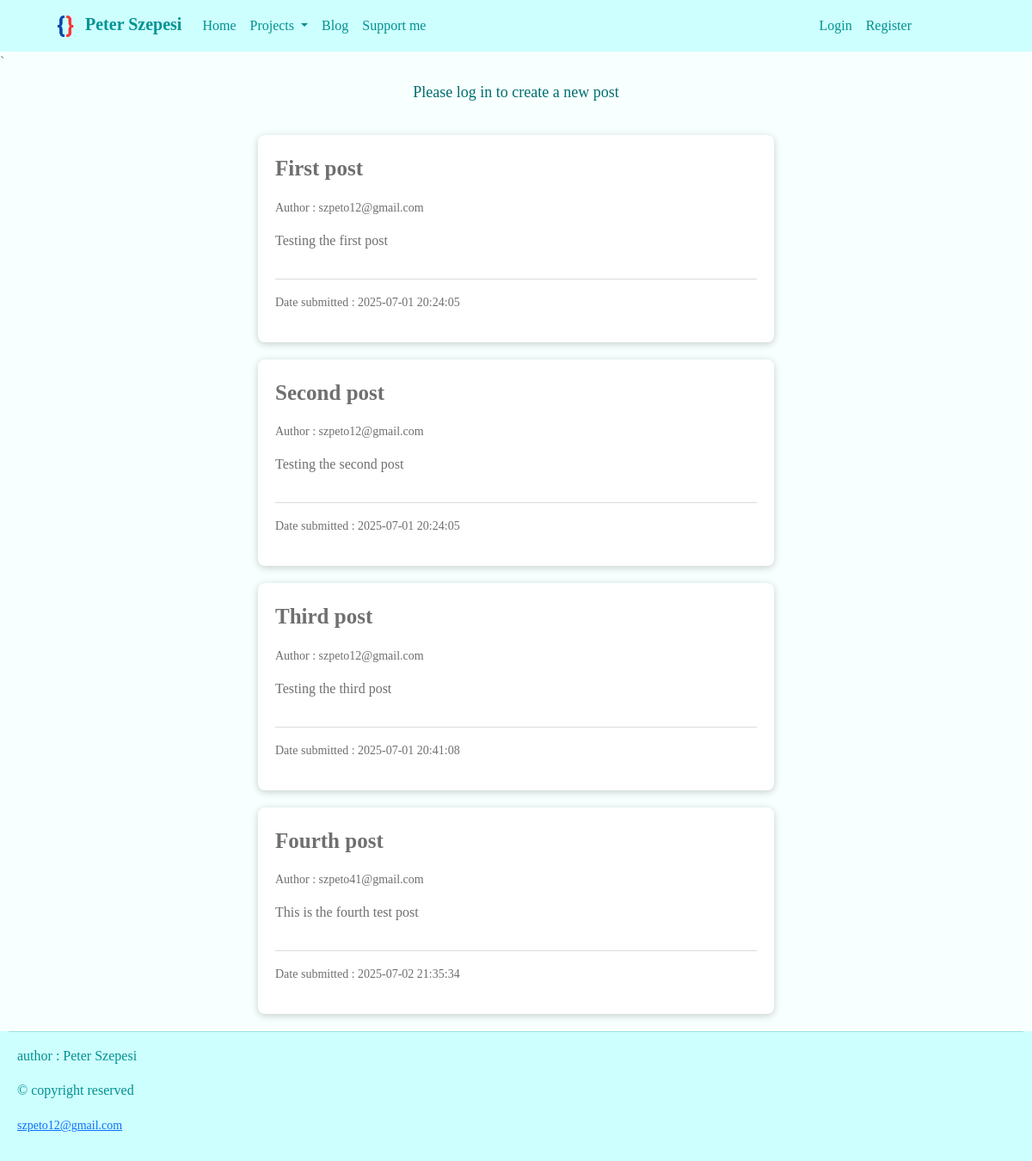
/blog, run on an earlier commit of the app's database.
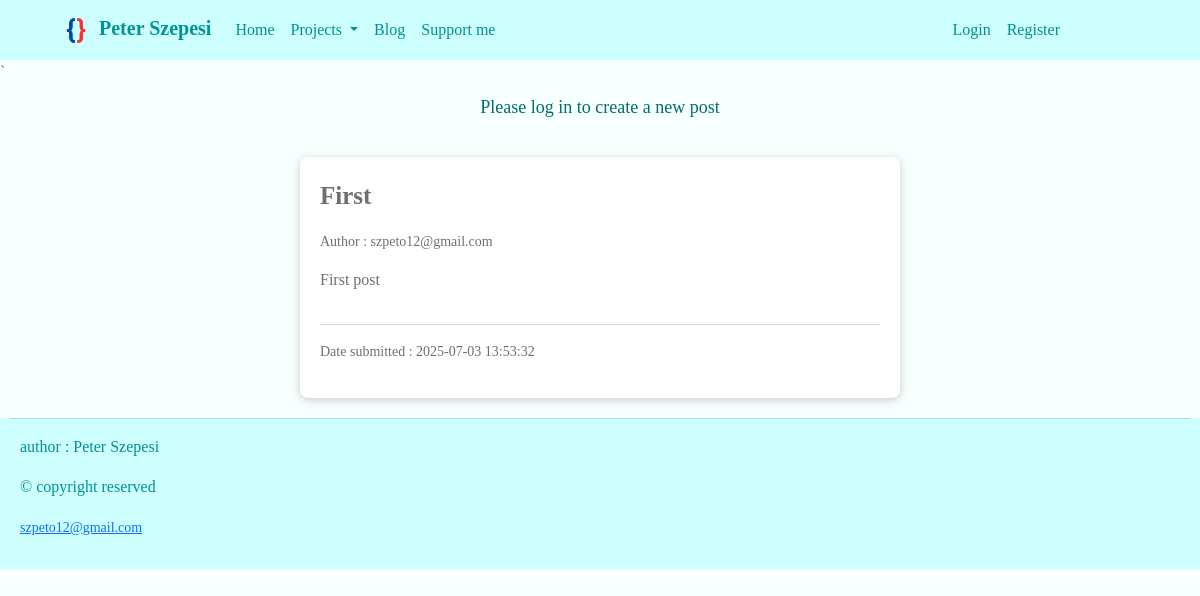
And on a later commit of the database.
### db_models.py (models this page shows, shortened)
class Post(db.Model):
    id = db.Column(db.Integer, primary_key=True, autoincrement=True)
    date_posted = db.Column(db.String(22), nullable=False,
                            default=datetime.datetime.now().strftime("%Y-%m-%d %H:%M:%S"))
    content = db.Column(db.Text, nullable=False)
    title = db.Column(db.String(100), nullable=False)
    user_id = db.Column(db.Integer, db.ForeignKey("user.id"), nullable=False)

class User(db.Model, UserMixin):
    id = db.Column(db.Integer, primary_key=True, autoincrement=True)
    email_username = db.Column(db.String(50), nullable=False, unique=True)
    password = db.Column(db.String(60), nullable=False)
    image_file = db.Column(db.String(20), nullable=False, default="Default - user.jpg")
    posts = db.relationship("Post", backref="user", lazy=True)

### routes.py (the view)
@app.route("/blog", methods=["GET", "POST"])
def blog():
    posts = Post.query.all()
    return render_template("blog.html", title="Blog", posts=posts,
                           current_user=current_user)

### templates/blog.html (shortened to what this page needs)
{% extends "base.html" %}
{% block body %}
    {% if current_user.is_authenticated %}
        <div class="base-container-centered-content">
            <a class="create-post-button" href="{{ url_for('insert_post') }}">Create a new post</a>
        </div>
    {% else %}
        <div class="base-container-centered-content">
            <p>Please log in to create a new post</p>
        </div>
    {% endif %}
    {% if posts %}
        {% for post in posts %}
            <div class="blog-container">
                <p style="font-weight: bold; font-size: 25px;">{{ post.title }}</p>
                <p style="font-size: 14px;">Author : {{ post.user.email_username }}</p>
                <p style="font-weight: 300;">{{ post.content }}</p>
                <hr>
                <p style="font-weight: 200; font-size: 14px;">Date submitted : {{ post.date_posted }}</p>
            </div>
        {% endfor %}
    {% else %}
        <div class="blog-container">
            <p>There are no posts to show</p>
        </div>
    {% endif %}
{% endblock %}

### templates/base.html (shortened to what this page needs)
<!DOCTYPE html>
<html lang="en">
<head>
    <link href="https://cdn.jsdelivr.net/npm/bootstrap@5.3.6/dist/css/bootstrap.min.css"
          rel="stylesheet"
>
    <link rel="stylesheet" href="{{url_for('static', filename = 'Styles/styles.css')}}">
</head>
<body>
  <header>
    <nav class="navbar navbar-expand-lg bg-body-tertiary" data-bs-theme="light">
      <div class="container-fluid">
        <a class="navbar-brand" href="/"><img src="{{ url_for('static', filename='Images/Logo - no background.png') }}"
        width="34">
          Peter Szepesi
        </a>
        <div class="collapse navbar-collapse" id="navbarSupportedContent">
          <ul class="navbar-nav me-auto mb-2 mb-lg-0">
            <li class="nav-item">
              <a class="nav-link active" aria-current="page" href="/">Home</a>
            </li>
            <li class="nav-item dropdown">
              <a class="nav-link dropdown-toggle" href="#" role="button" data-bs-toggle="dropdown" aria-expanded="false">
                Projects
              </a>
            </li>
            <li class="nav-item">
              <a class="nav-link" href="{{ url_for('blog') }}">Blog</a>
            </li>
            <li class="nav-item">
              <a class="nav-link" href="https://www.paypal.me/szpeto" target="_blank">Support me</a>
            </li>
          </ul>
          {% if current_user.is_authenticated %}
            <ul class="navbar-nav ms-auto mb-2 mb-lg-0">
              <li class="nav-item dropdown">
                <a class="nav-link dropdown-toggle" href="#" role="button" data-bs-toggle="dropdown" aria-expanded="false">
                  {{ current_user.email_username }}
                </a>
                <ul class="dropdown-menu">
                  <li><a class="dropdown-item" href="{{ url_for('user') }}">Profile</a></li>
                  <li><a class="dropdown-item" href="{{ url_for('logout') }}">Logout</a></li>
                </ul>
              </li>
            </ul>
          {% else %}
            <ul class="navbar-nav ms-auto mb-2 mb-lg-0">
              <li class="nav-item">
                <a class="nav-link" href="/login">Login</a>
              </li>
              <li class="nav-item">
                <a class="nav-link" href="/register">Register</a>
              </li>
            </ul>
          {% endif %}
        </div>
      </div>
    </nav>
  </header>
  {% with messages = get_flashed_messages(with_categories=True) %}
  `
  {% endwith %}
  {% block body %}{% endblock %}
  <footer>
    <hr>
    <div class="footer-container">
      <p>author : Peter Szepesi</p>
      <p>&copy; copyright reserved</p>
      <small><a href="mailto:szpeto12@gmail.com">szpeto12@gmail.com</a></small>
    </div>
  </footer>
</body>
</html>

### static/Styles/styles.css (style rules this page uses)
body { background-color: rgb(248, 255, 255); font-family: Bahnschrift; color: rgb(111, 111, 111); }
.navbar { background: rgb(205, 255, 255) !important; color: rgb(33, 37, 41) !important; padding: 8px 10% 8px 4% !important; }
.navbar .nav-link { color: rgb(0, 144, 144) !important; }
.navbar-brand { color: rgb(0, 148, 148) !important; font-weight: 600; }
footer { text-align: left; font-family: Bahnschrift; font-weight: 200; color: rgb(0, 144, 144); background: rgb(205, 255, 255) !important; padding: 0px 10px 20px 10px; }
.base-container-centered-content { display: flex; flex-direction: column; margin: 10px auto; font-family: Bahnschrift; color: rgb(0, 111, 111); font-size: 18px; padding: 10px auto; align-items: center; justify-content: center; }
.footer-container { margin: 4px 10px 10px 10px; }
.blog-container { display: flex; flex-direction: column; min-width: 150px; max-width: 600px; margin: 20px auto; padding: 20px; border-radius: 8px; background-color: white; color: rgb(111, 111, 111); box-shadow: 0px 2px 10px rgba(0,0,0,0.2); font-family: Bahnschrift; }

What changed in the data, as far as the page shows it:
removed Post: title "Second post", user.email_username "szpeto12@gmail.com", content "Testing the second post", date_posted "2025-07-01 20:24:05"
removed Post: title "Third post", user.email_username "szpeto12@gmail.com", content "Testing the third post", date_posted "2025-07-01 20:41:08"
removed Post: title "Fourth post", user.email_username "szpeto41@gmail.com", content "This is the fourth test post", date_posted "2025-07-02 21:35:34"
changed Post "First post": title "First post" → "First"; content "Testing the first post" → "First post"; date_posted "2025-07-01 20:24:05" → "2025-07-03 13:53:32"
